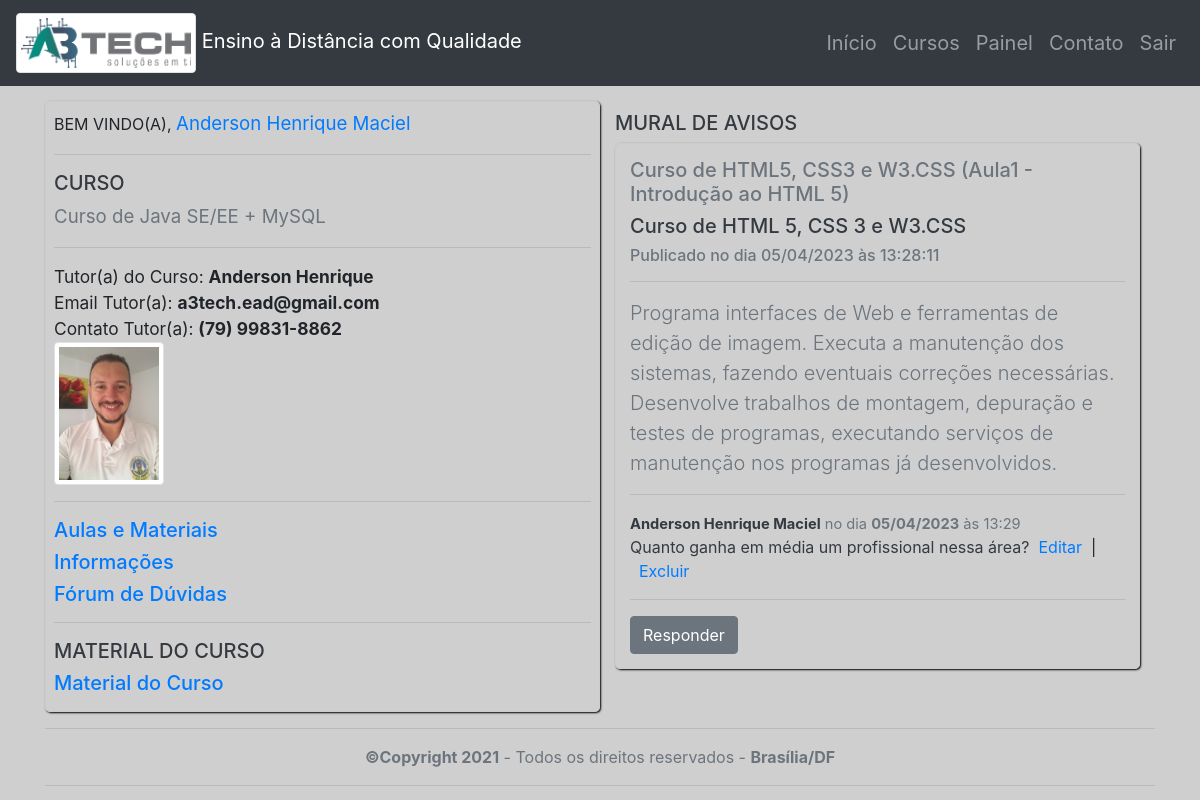
/aulas.php?id_curso=14 (signed in), run on the app's committed database.
### tables this page shows
CREATE TABLE `curso` (
  `id_curso` int(11) NOT NULL,
  `curso` varchar(150) NOT NULL,
  `imagem` varchar(100) NOT NULL,
  `duracao` varchar(20) NOT NULL,
  `descricao` text NOT NULL,
  `embed` varchar(100) DEFAULT NULL,
  `preco` varchar(15) DEFAULT NULL,
  `ativo_curso` varchar(1) DEFAULT 'S'
);

CREATE TABLE `tutor_curso` (
  `id_tutor_curso` int(11) NOT NULL,
  `id_curso` int(11) DEFAULT NULL,
  `id_tutor` int(11) DEFAULT NULL
);

CREATE TABLE `tutor` (
  `id_tutor` int(11) NOT NULL,
  `nome_tutor` varchar(20) NOT NULL,
  `sobrenome_tutor` varchar(20) NOT NULL,
  `email_tutor` varchar(100) NOT NULL,
  `telefone_tutor` varchar(20) DEFAULT NULL,
  `foto` varchar(100) DEFAULT NULL
);

CREATE TABLE `material` (
  `id_material` int(11) NOT NULL,
  `titulo` varchar(100) NOT NULL,
  `caminho` varchar(100) DEFAULT NULL,
  `id_curso` int(11) DEFAULT NULL
);

CREATE TABLE `mural` (
  `id_mural` int(11) NOT NULL,
  `titulo` varchar(100) NOT NULL,
  `mensagem` text NOT NULL,
  `data_mural` date DEFAULT curdate(),
  `hora_mural` time DEFAULT curtime(),
  `id_aula` int(11) DEFAULT NULL
);

CREATE TABLE `aula` (
  `id_aula` int(11) NOT NULL,
  `numero_aula` int(11) NOT NULL,
  `titulo_aula` varchar(150) NOT NULL,
  `duracao_aula` varchar(10) NOT NULL,
  `embed_youtube` varchar(100) DEFAULT NULL,
  `descricao` text DEFAULT NULL,
  `ativo_aula` varchar(1) DEFAULT 'S',
  `id_curso` int(11) DEFAULT NULL
);

CREATE TABLE `resposta` (
  `id_resposta` int(11) NOT NULL,
  `resposta` text DEFAULT NULL,
  `data_resposta` date DEFAULT curdate(),
  `hora_resposta` time DEFAULT curtime(),
  `id_mural` int(11) DEFAULT NULL,
  `id_aluno` int(11) DEFAULT NULL
);

CREATE TABLE `aluno` (
  `id_aluno` int(11) NOT NULL,
  `cpf` varchar(14) NOT NULL,
  `aluno` varchar(150) NOT NULL,
  `profissao` varchar(50) DEFAULT NULL,
  `telefone` varchar(20) DEFAULT NULL,
  `data_nasc` date DEFAULT NULL,
  `endereco` varchar(150) DEFAULT NULL,
  `cidade` varchar(100) DEFAULT NULL,
  `bairro` varchar(100) DEFAULT NULL,
  `cep` varchar(10) DEFAULT NULL,
  `foto` varchar(100) DEFAULT NULL,
  `email` varchar(100) NOT NULL,
  `senha` varchar(50) NOT NULL,
  `data_cad` date DEFAULT curdate(),
  `ativo_aluno` varchar(1) DEFAULT 'N',
  `id_uf` int(11) DEFAULT NULL
);

### model/CursoDAO.class.php (called while the page is built, shortened)
<?php
include_once 'Conecta.class.php';
class CursoDAO extends Conecta {
    private $tabela = "curso";
    public function listar(Curso $curso) {
        $sql = "select * from $this->tabela where id_curso=?";
        $stmt = Conecta::preparaSQL($sql);
        $stmt->bindValue(1, $curso->getId_curso());
        $stmt->execute();
        return $stmt->fetch();
    }
}

### model/Conecta.class.php (called while the page is built)
<?php
abstract class Conecta {
    private static $conn;
    private static function pegarConexao(){
        if(is_null(self::$conn)){
            try {
                $dsn = "mysql:host=localhost;dbname=a3tech_ead;port=3307;charset=utf8";
                $user = "root";
                $pass = "";
                self::$conn = new PDO($dsn, $user, $pass);
                self::$conn->setAttribute(PDO::ATTR_ERRMODE, PDO::ERRMODE_EXCEPTION);
                self::$conn->setAttribute(PDO::ATTR_DEFAULT_FETCH_MODE, PDO::FETCH_OBJ);
            } catch (PDOException $ex) {
                print "Código: ".$ex->getCode().
                      "Linha: ".$ex->getLine().
                      "Arquivo: ".$ex->getFile().
                      "Mensagem: ".$ex->getMessage();
            }
        }
        return self::$conn;
    }
    protected static function preparaSQL($sql){
        return self::pegarConexao()->prepare($sql);
    }
}

### model/Curso.class.php (called while the page is built, shortened)
<?php
class Curso {
    private $id_curso;
    function getId_curso() {
        return $this->id_curso;
    }
    function setId_curso($id_curso) {
        $this->id_curso = $id_curso;
    }
}

### model/TutorCursoDAO.class.php (called while the page is built, shortened)
<?php
include_once 'Conecta.class.php';
class TutorCursoDAO extends Conecta {
    public function listarTutorCurso() {
        $sql = "select
                tutor_curso.id_tutor_curso,
                tutor.nome_tutor,
                tutor.sobrenome_tutor,
                tutor.email_tutor,
                tutor.telefone_tutor,
                tutor.foto,
                curso.id_curso,
                curso.curso
                from tutor_curso
                join tutor
                on tutor_curso.id_tutor = tutor.id_tutor
                join curso
                on tutor_curso.id_curso = curso.id_curso order by id_tutor_curso desc";
        $stmt = TutorCursoDAO::preparaSQL($sql);
        $stmt->execute();
        return $stmt->fetchAll();
    }
}

### model/MaterialDAO.class.php (called while the page is built, shortened)
<?php
include_once 'Conecta.class.php';
class MaterialDAO extends Conecta {
    private $tabela = "material";
    public function listarTudo() {
        $sql = "select * from $this->tabela order by id_material desc";
        $stmt = Conecta::preparaSQL($sql);
        $stmt->execute();
        return $stmt->fetchAll();
    }
}

### model/MuralDAO.class.php (called while the page is built, shortened)
<?php
include_once 'Conecta.class.php';
class MuralDAO extends Conecta {
    public function listarMuralAulaCurso() {
        $sql = "SELECT
                mural.id_mural,
                mural.titulo,
                mural.data_mural,
                mural.hora_mural,
                mural.mensagem,
                mural.id_aula,
                aula.numero_aula,
                aula.titulo_aula,
                curso.curso
                FROM mural
                JOIN aula
                ON mural.id_aula = aula.id_aula
                JOIN curso
                ON aula.id_curso = curso.id_curso ORDER BY id_mural DESC";
        $stmt = MuralDAO::preparaSQL($sql);
        $stmt->execute();
        return $stmt->fetchAll();
    }
}

### model/RespostaDAO.class.php (called while the page is built, shortened)
<?php
include_once 'Conecta.class.php';
class RespostaDAO extends Conecta {
    public function listarRespostaMuralAluno() {
        $sql = "SELECT
                mural.titulo,
                mural.mensagem,
                resposta.id_mural,
                resposta.id_aluno,
                resposta.resposta,
                resposta.data_resposta,
                resposta.hora_resposta,
                resposta.id_resposta,
                resposta.id_aluno,
                aluno.aluno,
                aluno.ativo_aluno
                FROM mural
                JOIN resposta
                ON mural.id_mural = resposta.id_mural
                JOIN aluno
                ON aluno.id_aluno = resposta.id_aluno ORDER BY id_resposta DESC";
        $stmt = RespostaDAO::preparaSQL($sql);
        $stmt->execute();
        return $stmt->fetchAll();
    }
}

### aulas.php (the view, shortened to what this page needs)
<?php
include_once 'cabecalho.php';
$id_curso = filter_input(INPUT_GET, "id_curso");
$id_aluno = $_SESSION["id"];
?>
<div class="container-fluid">
    <div class="row"  style="margin-top: 100px;">
        <div class="col-md-6" style="border:1px solid #CCC; border-radius: 5px; padding: 8px; box-shadow:1px 1px 2px #000 ">
            <?php
            print "BEM VINDO(A), <span class='text-primary' style='font-size:14pt'>" . $_SESSION["aluno"] . "</span><br/>";
            ?>
            <hr/>
            <h5 class="h5 text-dark">CURSO</h5>
            <?php
            include_once 'model/Curso.class.php';
            include_once 'model/CursoDAO.class.php';
            $c = new Curso();
            $cursoDAO = new cursoDAO();
            $c->setId_curso($id_curso);
            $res = $cursoDAO->listar($c);
            ?>
            <span class='text-secondary' style="font-size: 14pt"><?= $res->curso ?></span><br/>
            <hr/>
            <?php
            include_once 'model/TutorCursoDAO.class.php';
            $tutorCurso = new TutorCursoDAO();
            foreach ($tutorCurso->listarTutorCurso() as $tc) {
                if ($tc->id_curso == $id_curso) {
                    print "<span style='font-size:13pt'>Tutor(a) do Curso: <strong>$tc->nome_tutor $tc->sobrenome_tutor</strong></span><br/>";
                    print "<span style='font-size:13pt'>Email Tutor(a): <strong>$tc->email_tutor</strong></span><br/>";
                    print "<span style='font-size:13pt'>Contato Tutor(a): <strong>$tc->telefone_tutor</strong></span><br/>";
                    print "<img class='img-responsive img-thumbnail' src='img/tutor/$tc->foto' alt='Imagem Tutor' width='110px'> <br/>";
                }
            }
            ?>
            <hr/>
            <h5 class="h5 text-muted"><a href="aula.php?id_curso=<?= $id_curso ?>">Aulas e Materiais</a></h5>
            <h5 class="h5 text-muted"><a href="informacoes.php?id_curso=<?= $id_curso ?>">Informações</a></h5>
            <h5 class="h5 text-muted"><a href="forum.php?id_curso=<?= $id_curso ?>&id_aluno=<?= $_SESSION['id'] ?>">Fórum de Dúvidas</a></h5>
            <hr/>
            <h5 class="h5 text-dark">MATERIAL DO CURSO</h5>
            <?php
            include_once 'model/MaterialDAO.class.php';
            $materialDAO = new MaterialDAO();
            foreach ($materialDAO->listarTudo() as $ma) {
                if ($ma->id_curso == $id_curso) {
                    ?>
                    <h5 class="h5 text-muted"><a href="material/<?= $ma->caminho ?>" target="_blank">Material do Curso</a></h5>
                <?php }
            }
            ?>
        </div>
        <div class="col-md-6" style="margin-top: 10px">
            <h5 class="h5 text-dark">MURAL DE AVISOS</h5>
            <?php
            include_once 'model/MuralDAO.class.php';
            $muralDAO = new MuralDAO();
            foreach ($muralDAO->listarMuralAulaCurso() as $mural) {
                ?>
                <div  style="border:1px solid #CCC; border-radius: 5px; padding: 14px; box-shadow:1px 1px 2px #000; margin-bottom: 5px; ">
                    <h5 class="h5 text-secondary"><?= $mural->curso . ' (Aula' . $mural->numero_aula . ' - ' . $mural->titulo_aula . ')' ?></h5>
                    <h5 class="h5 text-dark"><?= $mural->titulo ?></h5>
                    <h6 class="h6 text-secondary">Publicado no dia <?= date_format(date_create($mural->data_mural), 'd/m/Y') . ' às ' . $mural->hora_mural ?></h6>
                    <hr/>
                    <p class="text-secondary lead"><?= $mural->mensagem ?></p>
                    <hr/>
                    <?php
                    include_once 'model/RespostaDAO.class.php';
                    $respostaDAO = new RespostaDAO();
                    foreach ($respostaDAO->listarRespostaMuralAluno() as $resp) {
                        if ($mural->id_mural == $resp->id_mural) {
                            print "<span class='text-secondary' style='font-size:11pt'><span class='text-dark'><b>$resp->aluno</b></span> no dia <strong>" . date_format(date_create($resp->data_resposta), "d/m/Y") . "</strong> às " . date_format(date_create($resp->hora_resposta), "H:i") . "</span><br/>";
                            print "<span class='text-dark'>$resp->resposta</span>";
                            if ($resp->id_aluno == $id_aluno) {
                                print "&nbsp;&nbsp;<a href='?acao=FormEdit&id_curso=" . $id_curso . "&id_resp=" . $resp->id_resposta . "'>Editar</a>&nbsp;&nbsp;|";
                                print "&nbsp;&nbsp;<a href='controller/excluirRespostaMural?id_curso=" . $id_curso . "&id_resp=" . $resp->id_resposta . "' onclick='return confirm(\"Deseja excluir a resposta?\")'>Excluir</a>";
                            }
                            print "<hr/>";
                        }
                    }
                    ?>
                    <a href="?acao=FormResp&id_curso=<?= $id_curso ?>&id_mural=<?= $mural->id_mural ?>"><button class="btn btn-secondary">Responder</button></a>
                </div>
                <?php } ?>
        </div>
    </div>
</div>
<?php
include_once 'rodape.php';

### cabecalho.php (shortened to what this page needs)
<!DOCTYPE html>
<html>
    <head>
        <link href="helper/css/bootstrap-grid.min.css" rel="stylesheet" type="text/css"/>
        <link href="helper/css/bootstrap-reboot.min.css" rel="stylesheet" type="text/css"/>
        <link href="helper/css/bootstrap.min.css" rel="stylesheet" type="text/css"/>
        <link href="helper/css/style.css" rel="stylesheet" type="text/css"/>
    </head>
    <body style="background-color:#cfcfcf">
        <div class="container">
            <div class="row">
                <div class="col">
                    <nav class="navbar fixed-top navbar-expand-lg navbar-dark bg-dark">
                        <a class="navbar-brand" href="#"><img class="img-fluid img-thumbnail" src="img/logo_sem_fundo.png" width="180px"> Ensino à Distância com Qualidade</a>
                        <div class="collapse navbar-collapse" id="conteudoNavbarSuportado">
                            <ul class="navbar-nav ml-auto">
                                <li class="nav-item active">
                                    <span style="font-size: 15pt"><a class="nav-link" href="index.php">Início <span class="sr-only">(página atual)</span></a></span>
                                </li>
                                <li class="nav-item">
                                    <span style="font-size: 15pt"><a class="nav-link" href="cursos.php">Cursos</a></span>
                                </li>
                                <li class="nav-item">
                                    <?php
                                    if(isset($_SESSION["logado"]) != true){
                                    ?>
                                    <span style="font-size: 15pt"><a class="nav-link" href="inscrever.php">Inscrever-se</a></span>
                                    <?php
                                    }else{
                                    ?>
                                    <span style="font-size: 15pt"><a class="nav-link" href="painel.php">Painel</a></span>
                                    <?php } ?>
                                </li>
                                <li class="nav-item">
                                    <span style="font-size: 15pt"><a class="nav-link" href="contato.php">Contato</a></span>
                                </li>
                                <li class="nav-item active">
                                    <?php
                                    if(isset($_SESSION["logado"]) != true){
                                    ?>
                                    <span style="font-size: 15pt"><a class="nav-link" href="login.php">Entrar<span class="sr-only">(página atual)</span></a></span>
                                    <?php
                                    }else{
                                    ?>
                                    <span style="font-size: 15pt"><a class="nav-link" href="?sair=ok" onclick="return confirm('Deseja sair da plataforma?')">Sair<span class="sr-only">(página atual)</span></a></span>
                                    <?php } ?>
                                </li>
                            </ul>
                        </div>
                    </nav>
                </div>
            </div>

### rodape.php
<hr/>                    <div class="row text-center">                <div class="col">                    <span class="text-secondary"><strong>&COPY;Copyright 2021</strong> - Todos os direitos reservados - <strong>Brasília/DF</strong></span>                </div>            </div>            <hr/>        </div>    </body></html>

### helper/css/style.css (style rules this page uses)
body { background-color: rgba(255, 255, 255, .2); background-attachment: fixed; background-repeat: no-repeat; background-size: cover; }

### data on the page
curso: curso "Curso de Java SE/EE + MySQL"
tutor_curso: id_tutor.nome_tutor "Anderson", id_tutor.sobrenome_tutor "Henrique", id_tutor.email_tutor "a3tech.ead@gmail.com", id_tutor.telefone_tutor "(79) 99831-8862", id_tutor.foto (picture)
mural: curso.curso "Curso de HTML5, CSS3 e W3.CSS", id_aula.numero_aula "1", id_aula.titulo_aula "Introdução ao HTML 5", titulo "Curso de HTML 5, CSS 3 e W3.CSS", data_mural "05/04/2023", hora_mural "13:28:11", mensagem "Programa interfaces de Web e ferramentas de edição de imagem. Executa a manutenção dos sistemas, fazendo eventuais correções necessárias. Desenvolve trabalhos de montagem, depuração e testes de programas, executando serviços de manutenção nos programas já desenvolvidos."
resposta: id_aluno.aluno "Anderson Henrique Maciel", data_resposta "05/04/2023", hora_resposta "13:29", resposta "Quanto ganha em média um profissional nessa área?"

### other printed values
$_SESSION["aluno"] "Anderson Henrique Maciel"
